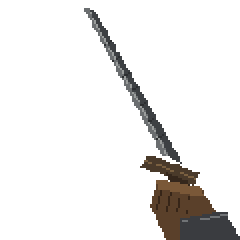
#> input picture assets/hand_sword.png, 120 x 120 px (shown 2 times larger)
$ python make_assets.py ../assets/hand_sword.png ../assets/hand_sword_glim.png
#> lines starting #> are read from the running program, lines starting #| are printed output that depends on the picture
"""Builds the look test's placeholder art from the owner's key painting plus drawn pixel art.
Usage: python3 tools/make_assets.py <key_art.jpg> <out_dir>"""
import sys, random
import numpy as np, cv2
from PIL import Image, ImageDraw, ImageFilter, ImageFont
src, out = sys.argv[1], sys.argv[2]
im = Image.open(src).convert('RGB'); W, H = im.size  # 1376 x 768
#> after `W, H = im.size`: W = 120; H = 120
random.seed(31); np.random.seed(31)

# --- sky: the painting IS the sky. Left part (sun, citadel, burning land) + cloud extension both ways.
def ramp(img, lo, hi, flip=False):
    arr = np.array(img).astype(np.float32); w = arr.shape[1]
    g = np.linspace(hi, lo, w) if flip else np.linspace(lo, hi, w)
    return Image.fromarray(np.clip(arr * g[None, :, None], 0, 255).astype(np.uint8))
src_bgr = np.array(im)[:, :, ::-1].copy()
cm = np.zeros(src_bgr.shape[:2], np.uint8)
cv2.fillPoly(cm, [np.array([(250, 420), (262, 300), (300, 262), (345, 250), (372, 186), (392, 186), (412, 250), (455, 262), (492, 300), (505, 420)])], 255)
#> cm: shape (120, 120); every value is 0
src_bgr = cv2.inpaint(src_bgr, cm, 9, cv2.INPAINT_TELEA)
imsky = Image.fromarray(src_bgr[:, :, ::-1])
left = imsky.crop((0, 0, 545, 520))
cloud = im.crop((1130, 0, 1376, 300)).resize((1100, 520), Image.BICUBIC).filter(ImageFilter.GaussianBlur(8))
#> cloud: PIL image 1100x520 RGB; every value is 0
cloud = ramp(cloud, 0.75, 0.4)
#> in ramp, `arr = np.array(img).astype(np.float32)`: arr: shape (520, 1100, 3) float32; every value is 0
pan = Image.new('RGB', (1500, 520)); pan.paste(cloud.resize((1200, 520)), (300, 0))
#> after `pan = Image.new('RGB', (1500, 520))`: pan: PIL image 1500x520 RGB; every value is 0
mask = Image.new('L', (545, 520), 255); md = ImageDraw.Draw(mask)
#> after `mask = Image.new('L', (545, 520), 255)`: mask: PIL image 545x520 L; every value is 255
for x in range(200):
    md.line([(345 + x, 0), (345 + x, 520)], fill=int(255 * (1 - x / 200) ** 1.5))
pan.paste(left, (0, 0), mask)
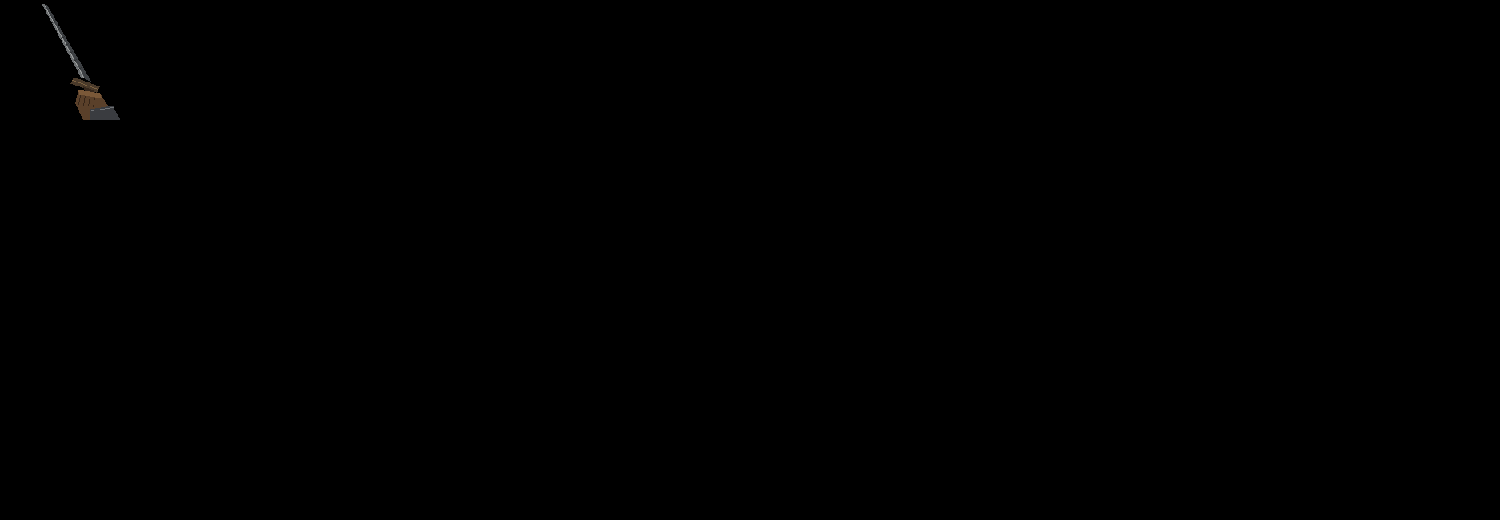
#> pan: PIL image 1500x520 RGB; mean R, G, B 0.2, 0.1, 0.1
lext = ramp(imsky.crop((0, 0, 230, 520)).transpose(Image.FLIP_LEFT_RIGHT).resize((300, 520)), 0.2, 1.0)
#> call 2 of ramp, with lo = 0.2, hi = 1, flip = False
#> in ramp (call 2), `arr = np.array(img).astype(np.float32)`:
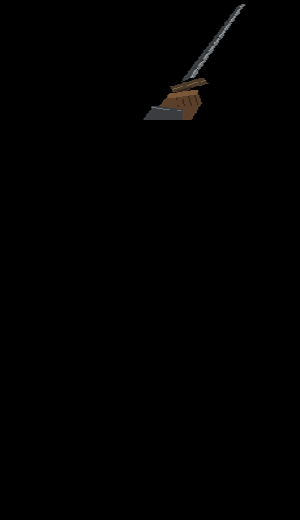
#> arr: shape (520, 300, 3) float32; mean R, G, B 1.1, 1, 0.8
full = Image.new('RGB', (1800, 520)); full.paste(lext, (0, 0)); full.paste(pan, (300, 0))
#> after `full = Image.new('RGB', (1800, 520))`: full: PIL image 1800x520 RGB; every value is 0
full = full.resize((900, 260), Image.BOX)   # low resolution: the far world is coarse
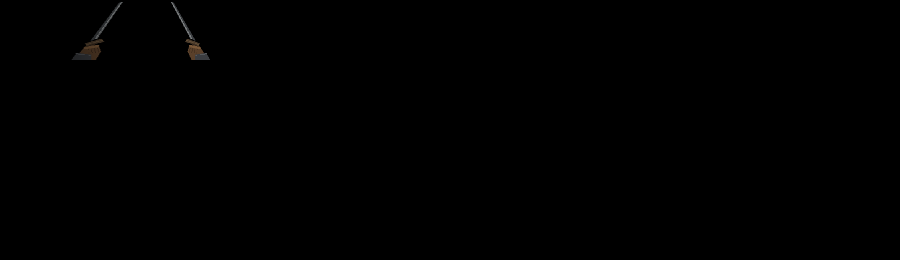
#> full: PIL image 900x260 RGB; mean R, G, B 0.3, 0.2, 0.2
full.save(f'{out}/sky.png')

# --- partner: the young spearman cut from the painting by a hand-drawn outline (placeholder painted person)
poly = [(1030,150),(1060,148),(1082,165),(1085,195),(1095,205),(1120,225),(1140,240),(1150,265),(1175,290),(1200,320),
        (1205,350),(1195,385),(1170,415),(1140,425),(1125,430),(1130,445),(1140,470),(1150,500),(1150,540),(1155,570),
        (1160,600),(1150,612),(1120,612),(1115,590),(1105,550),(1095,500),(1080,465),(1060,455),(1045,470),(1030,500),
        (1022,540),(1020,565),(1015,578),(985,580),(950,572),(955,560),(985,548),(990,520),(985,490),(980,460),
        (978,430),(985,400),(968,375),(962,355),(975,340),(985,320),(995,290),(1005,260),(1010,235),(1020,222),
        (1035,212),(1030,195),(1025,170)]
spear = [(1086,200),(1094,206),(1160,100),(1152,96)]
am = Image.new('L', im.size, 0); ad = ImageDraw.Draw(am); ad.polygon(poly, fill=255); ad.polygon(spear, fill=255)
fig = im.convert('RGBA'); fig.putalpha(am); fig = fig.crop((940, 94, 1215, 616))
#> after `fig = fig.crop((940, 94, 1215, 616))`: fig: PIL image 275x522 RGBA; every value is 0
small = fig.resize((fig.width * 150 // fig.height, 150), Image.BOX)
#> small: PIL image 79x150 RGBA; every value is 0
sa = small.split()[3].point(lambda v: 255 if v > 120 else 0); small.putalpha(sa)
#> after `sa = small.split()[3].point(lambda v: 255 if v > 120 else 0)`: sa: PIL image 79x150 L; every value is 0
small.save(f'{out}/partner.png')

# --- ground: black rock with hoarfrost
g = np.random.rand(64, 64); g = cv2.GaussianBlur(g, (0, 0), 2.2); g = (g - g.min()) / (g.max() - g.min())
rock = np.zeros((64, 64, 3), np.uint8)
base = np.array([0x1c, 0x1d, 0x20]); frost = np.array([0xb6, 0xc6, 0xd2])
for i in range(64):
    for j in range(64):
        t = max(0.0, (g[i, j] - 0.5) * 4.0); t = min(1.0, t) * (0.6 + 0.4 * random.random())
        c = base * (0.7 + 0.5 * g[i, j]) * (1 - t) + frost * t
        rock[i, j] = np.clip(c, 0, 255)
Image.fromarray(rock).save(f'{out}/rock_frost.png')
rk = np.zeros((64, 64, 3), np.uint8)
for i in range(64):
    for j in range(64):
        rk[i, j] = np.clip(base * (0.55 + 0.7 * g[i, j]) + (4 if random.random() < 0.06 else 0), 0, 255)
Image.fromarray(rk).save(f'{out}/rock.png')
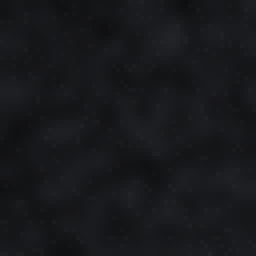
#> saved as rock.png: PIL image 64x64 RGB (shown 4 times larger); mean R, G, B 23.6, 24.5, 27

# --- the fire in the cracks, and smoke
lv = np.random.rand(64, 64); lv = cv2.GaussianBlur(lv, (0, 0), 3.0); lv = (lv - lv.min()) / (lv.max() - lv.min())
lava = np.zeros((64, 64, 3), np.uint8)
for i in range(64):
    for j in range(64):
        v = lv[i, j]
        c = (0x1a, 0x08, 0x05) if v < 0.42 else (0x8a, 0x2a, 0x0c) if v < 0.55 else (0xd8, 0x5a, 0x16) if v < 0.72 else (0xff, 0xa8, 0x3a)
        lava[i, j] = c
Image.fromarray(lava).save(f'{out}/lava.png')
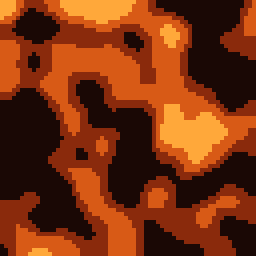
#> saved as lava.png: PIL image 64x64 RGB (shown 4 times larger); mean R, G, B 122.7, 49.5, 14.9
sm = Image.new('RGBA', (32, 96), (0, 0, 0, 0))
#> sm: PIL image 32x96 RGBA; every value is 0
for yy in range(96):
    for xx in range(32):
        n = lv[(yy * 2) % 64, (xx * 2 + yy) % 64]
        edge = 1.0 - abs(xx - 15.5) / 15.5; lift = min(1.0, yy / 20.0) * (0.35 + 0.65 * yy / 96.0)
        al = max(0.0, edge * (0.5 + n) - 0.45) * 2.0 * lift
        sm.putpixel((xx, yy), (20, 17, 17, int(min(1.0, al) * 215)))
sm.save(f'{out}/smoke.png')

# --- hands, drawn at the low internal resolution
def px(d, pts, fill): d.polygon(pts, fill=fill)
def sword(glim):
    s = Image.new('RGBA', (150, 150), (0, 0, 0, 0)); d = ImageDraw.Draw(s)
    # blade from the grip (lower right) up and to the left
    px(d, [(101, 96), (113, 101), (58, 6), (52, 4)], (0x6b, 0x6e, 0x70, 255))
    px(d, [(107, 99), (113, 101), (58, 6), (56, 6)], (0x3d, 0x40, 0x43, 255))
    d.line([(104, 96), (56, 8)], fill=(0x9a, 0x9d, 0x9c, 255))
    if glim:
        for k in range(7):
            t = 0.12 + k * 0.11; x = 105 + (57 - 105) * t; y = 97 + (8 - 97) * t
            d.line([(x - 2, y + 1), (x + 2, y - 2)], fill=(0xa9, 0xd8, 0xf2, 255)); d.point((x, y - 3), fill=(0xdc, 0xf2, 0xff, 255))
    else:
        for k in range(7):
            t = 0.12 + k * 0.11; x = 105 + (57 - 105) * t; y = 97 + (8 - 97) * t
            d.line([(x - 2, y + 1), (x + 2, y - 2)], fill=(0x2c, 0x2e, 0x30, 255))
    px(d, [(88, 104), (92, 96), (124, 108), (120, 115)], (0x4a, 0x3a, 0x2a, 255))      # guard
    d.line([(90, 100), (122, 111)], fill=(0x7a, 0x60, 0x40, 255))
    px(d, [(104, 108), (116, 112), (140, 150), (118, 150)], (0x35, 0x27, 0x1c, 255))    # grip under the fist
    px(d, [(98, 112), (124, 116), (138, 138), (134, 150), (104, 150), (94, 128)], (0x5a, 0x40, 0x2a, 255))  # glove
    px(d, [(98, 112), (124, 116), (126, 122), (99, 118)], (0x7a, 0x58, 0x38, 255))
    for k in range(4):
        d.line([(100 + k * 6, 119 + k), (98 + k * 6, 130 + k)], fill=(0x36, 0x25, 0x18, 255))
    px(d, [(112, 136), (140, 132), (150, 150), (112, 150)], (0x3a, 0x3c, 0x40, 255))    # vambrace
    d.line([(114, 138), (141, 134)], fill=(0x70, 0x73, 0x76, 255))
    return s
for nm, gl in (('hand_sword.png', False), ('hand_sword_glim.png', True)):
    sw = sword(gl); sw.resize((120, 120), Image.NEAREST).save(f'{out}/{nm}')

def lantern():
    s = Image.new('RGBA', (120, 130), (0, 0, 0, 0)); d = ImageDraw.Draw(s)
#> after `s = Image.new('RGBA', (120, 130), (0, 0, 0, 0))`: s: PIL image 120x130 RGBA; every value is 0
    px(d, [(0, 130), (0, 104), (30, 88), (52, 92), (58, 110), (44, 130)], (0x5a, 0x40, 0x2a, 255))  # fist
    px(d, [(30, 88), (52, 92), (54, 98), (30, 95)], (0x7a, 0x58, 0x38, 255))
    for k in range(3): d.line([(34 + k * 6, 98 + k), (32 + k * 6, 108 + k)], fill=(0x36, 0x25, 0x18, 255))
    d.arc([36, 44, 60, 92], 180, 360, fill=(0x48, 0x48, 0x49, 255)); d.line([(36, 68), (36, 90)], fill=(0x48, 0x48, 0x49, 255))
    d.line([(60, 68), (60, 58)], fill=(0x48, 0x48, 0x49, 255))
    px(d, [(46, 20), (74, 20), (78, 26), (42, 26)], (0x2c, 0x2e, 0x2e, 255))            # cap
    d.rectangle([44, 26, 76, 62], fill=(0x24, 0x22, 0x20, 255))
    d.rectangle([48, 29, 72, 59], fill=(0xd9, 0xa8, 0x4a, 255)); d.rectangle([53, 36, 67, 59], fill=(0xf3, 0xd0, 0x7a, 255))
    d.rectangle([57, 44, 63, 59], fill=(0xff, 0xf0, 0xc0, 255))
    d.line([(60, 26), (60, 62)], fill=(0x24, 0x22, 0x20, 255)); d.rectangle([42, 62, 78, 66], fill=(0x2c, 0x2e, 0x2e, 255))
    d.line([(60, 20), (60, 12)], fill=(0x48, 0x48, 0x49, 255)); d.ellipse([56, 6, 64, 14], outline=(0x48, 0x48, 0x49, 255))
    return s
lantern().save(f'{out}/hand_lantern.png')

def coldlight():
    s = Image.new('RGBA', (120, 130), (0, 0, 0, 0)); d = ImageDraw.Draw(s)
    px(d, [(0, 130), (0, 100), (26, 78), (56, 70), (70, 84), (62, 108), (40, 130)], (0x5a, 0x40, 0x2a, 255))   # open hand
    px(d, [(26, 78), (56, 70), (60, 76), (28, 86)], (0x7a, 0x58, 0x38, 255))
    for k in range(4): d.line([(34 + k * 8, 74 - k), (30 + k * 8, 60 - k * 2)], fill=(0x5a, 0x40, 0x2a, 255), width=4)
    for r, c in [(22, (0x3a, 0x6a, 0x8c, 110)), (15, (0x6c, 0xa8, 0xd0, 170)), (9, (0xb4, 0xdc, 0xf4, 230)), (4, (0xf0, 0xfb, 0xff, 255))]:
        d.ellipse([46 - r, 44 - r, 46 + r, 44 + r], fill=c)
    return s
coldlight().save(f'{out}/hand_coldlight.png')
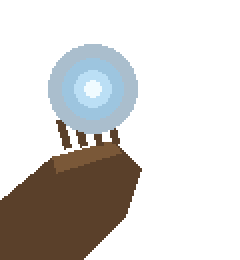
#> saved as hand_coldlight.png: PIL image 120x130 RGBA (shown 2 times larger); mean R, G, B, A 28.5, 28.1, 26.8, 66.7; transparent parts drawn white

# --- the ledger panel (1280 x 200), plain ASCII
P = Image.new('RGB', (1280, 200), (0x12, 0x10, 0x0f)); d = ImageDraw.Draw(P)
gold, dim, paper = (0xc2, 0x9a, 0x45), (0x6e, 0x58, 0x2a), (0x9b, 0x7d, 0x66)
F = lambda s: ImageFont.truetype('/usr/share/fonts/truetype/dejavu/DejaVuSerif-Bold.ttf', s)
R = lambda s: ImageFont.truetype('/usr/share/fonts/truetype/dejavu/DejaVuSerif.ttf', s)
d.rectangle([0, 0, 1279, 5], fill=gold); d.rectangle([0, 6, 1279, 7], fill=dim)
for x in (180, 612, 896): d.rectangle([x - 3, 0, x + 3, 9], fill=(0x12, 0x10, 0x0f)); d.rectangle([x - 2, 1, x + 2, 8], outline=gold)
# lungs (grey, only fills), blood, breath, load
d.rectangle([8, 22, 16, 180], fill=(0x1e, 0x1d, 0x1c)); d.rectangle([8, 150, 16, 180], fill=(0x8a, 0x8c, 0x8a))
for i, (c, fill) in enumerate([((0x8f, 0x2f, 0x26), 1.0), ((0x7c, 0x86, 0x3c), 0.82), ((0x4a, 0x60, 0x80), 0.45)]):
    x0 = 26 + i * 30; d.rectangle([x0, 22, x0 + 24, 180], fill=(0x1e, 0x1d, 0x1c)); d.rectangle([x0, 180 - int(158 * fill), x0 + 24, 180], fill=c)
# noise gauge
d.rectangle([124, 22, 160, 180], fill=(0, 0, 0));
for k in range(1, 8): d.line([(124, 180 - k * 20), (130, 180 - k * 20)], fill=dim)
d.rectangle([122, 141, 162, 144], fill=(0xd2, 0x5a, 0x2a)); d.text((124, 184), '6 m', font=R(11), fill=paper)
rows = [['COMPANY', 'PACK', 'MAP', 'BOOK'], ['SIGNS', 'MURMUR', 'WORD', 'NAMES'], ['ACCOUNT', 'REST']]
y = 22
for r in rows:
    x = 192; wds = [100, 100, 100, 96] if len(r) == 4 else [204, 196]
    for label, wd in zip(r, wds):
        d.rectangle([x, y, x + wd, y + 44], fill=(0x1a, 0x17, 0x14), outline=dim)
        f = F(16); tw = d.textlength(label, font=f); d.text((x + (wd - tw) / 2, y + 12), label, font=f, fill=gold)
        x += wd + 4
    y += 52
#> after the loop, y = 178
d.rectangle([626, 20, 880, 182], fill=(0x0c, 0x0b, 0x0a), outline=dim)
for i, (t, f, c) in enumerate([('STILL', F(24), gold), ('Short sword - Lantern', R(19), paper), ('The thaw, first week', R(19), paper), ('S.31', R(17), gold)]):
    tw = d.textlength(t, font=f); d.text((753 - tw / 2, 28 + i * 38), t, font=f, fill=c)
#> this loop made 4 passes
#> tw on passes 1 to 4: 80.17, 213, 195, 38.06
d.rectangle([912, 20, 1256, 76], fill=(0x0c, 0x0b, 0x0a))
for i, t in enumerate(['NW', 'N', 'NE', 'E']):
    d.text((930 + i * 86, 30), t, font=F(24), fill=gold if t == 'N' else dim)
for k in range(17): d.rectangle([922 + k * 20, 66, 924 + k * 20, 68], fill=dim)
d.rectangle([1024, 20, 1026, 76], fill=(0xf0, 0xe0, 0xb0))
for i, t in enumerate(['Highland edge - Hoarfrost', 'Carter: near - Sayle: below']):
    f = R(20); tw = d.textlength(t, font=f); d.text((1256 - tw, 96 + i * 38), t, font=f, fill=paper)
#> this loop made 2 passes
#> tw on passes 1 to 2: 266.9, 273.5
P.save(f'{out}/panel.png')
d.rectangle([630, 60, 876, 92], fill=(0x0c, 0x0b, 0x0a)); f = R(19); tx = 'Glim blade - Cold light'; tw = d.textlength(tx, font=f); d.text((753 - tw / 2, 66), tx, font=f, fill=(0xa9, 0xd8, 0xf2))
#> after `tw = d.textlength(tx, font=f)`: tw = 217.3
P.save(f'{out}/panel_cold.png')
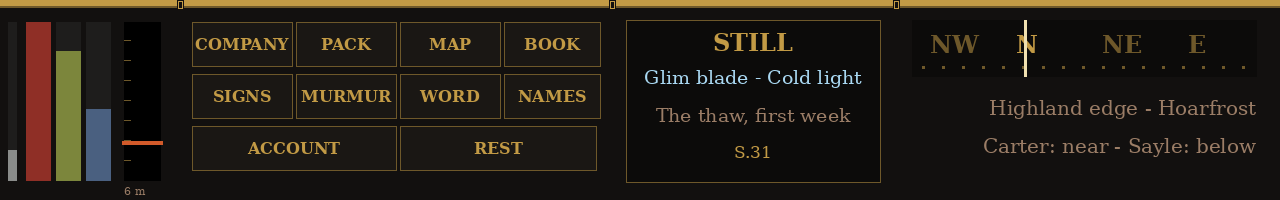
#> saved as panel_cold.png: PIL image 1280x200 RGB; mean R, G, B 34.6, 29, 21.5
print('ok', full.size, small.size)
#| ok (900, 260) (79, 150)
